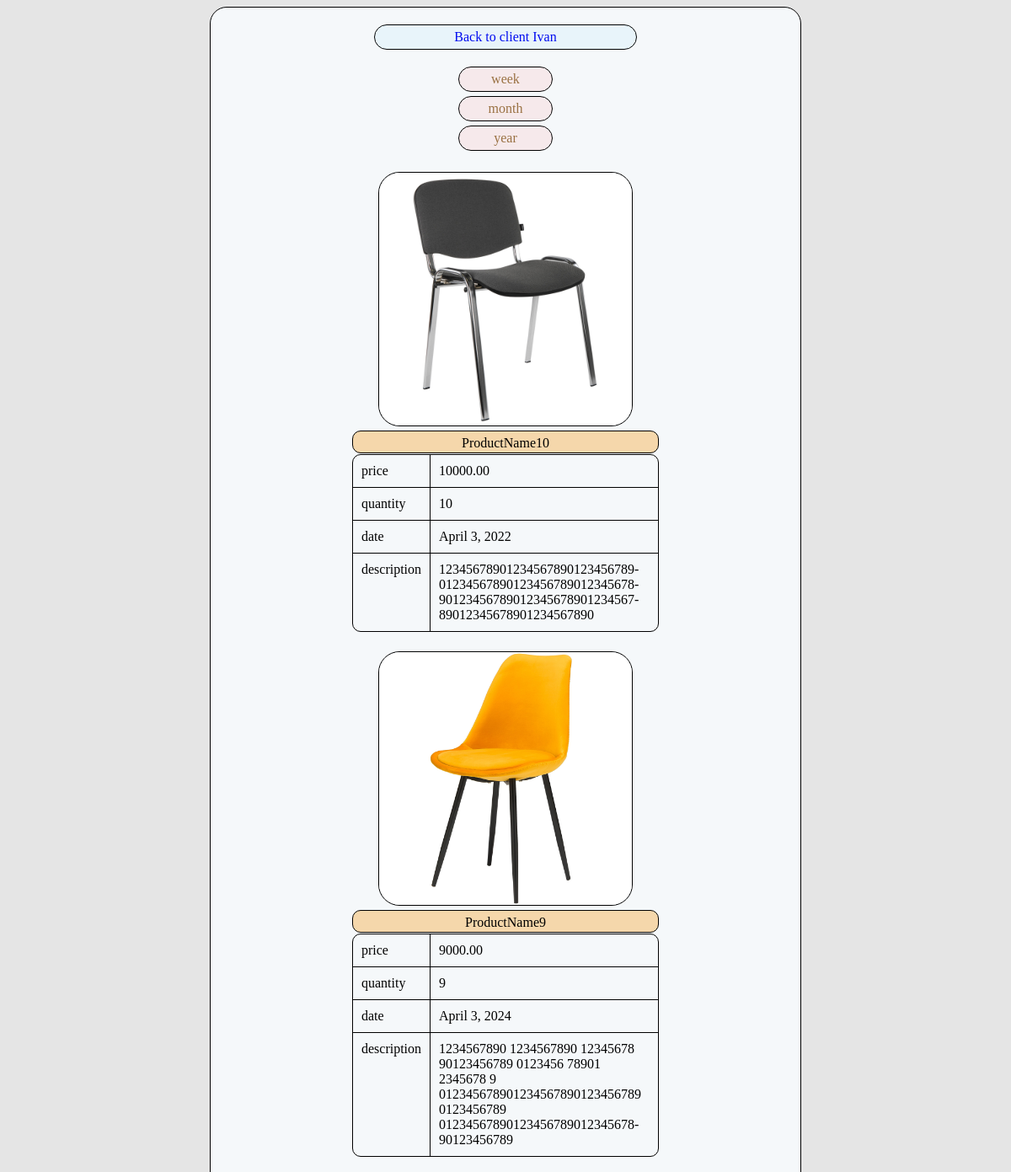
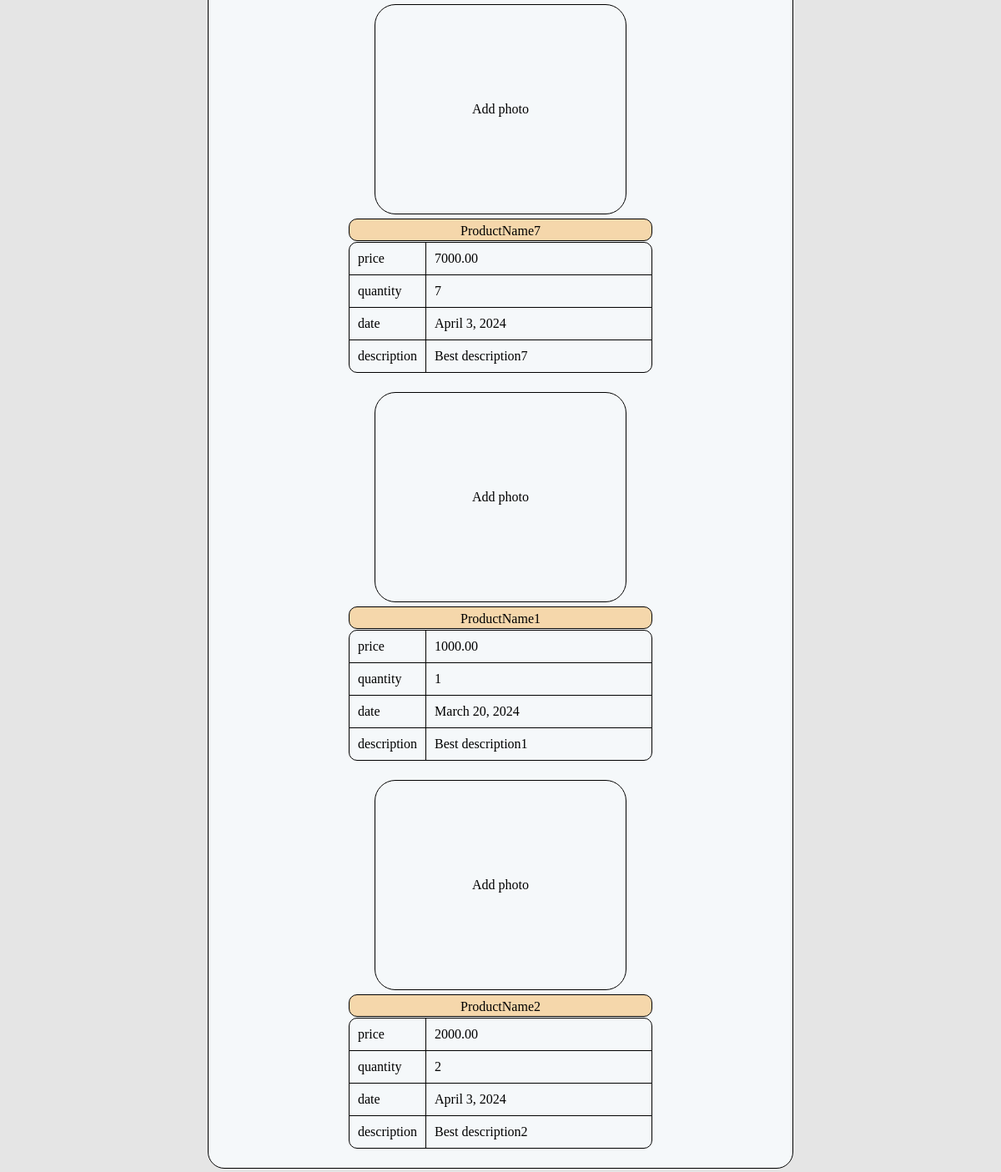
Page /client/75/products/all on the committed database (2 pictures, top to bottom).
### shopapp/models.py (models this page shows, shortened)
class Client(models.Model):
    name = models.CharField(max_length=20, blank=False)
    email = models.EmailField(blank=False)
    phone = models.CharField(max_length=20)
    address = models.CharField(max_length=100)
    date = models.DateField(default=now().date())

class Product(models.Model):
    name = models.CharField(max_length=50, blank=False)
    description = models.TextField()
    price = models.DecimalField(max_digits=10, decimal_places=2, blank=False)
    quantity = models.IntegerField()
    date = models.DateField(default=now().date())
    photo_id = models.IntegerField(null=True)
    def get_summary(self):
        text = self.description
        text_split = text.split()
        text_str = ""
        text_count = 0
        if len(text) > 30:
            for i in range(1, len(text_split)):
                if len(text_split[i-1]) > 30:
                    text_long = text_split[i-1]
                    while (len(text_long) > 30):
                        count = 29 - text_count
                        text_str += f"{text_long[:count]}-\n"
                        text_count = 0
                        text_long = text_long[count:]
                    text_str += text_long
                    text_count = len(text_long)
                else:
                    text_count += len(text_split[i-1])
                    text_str += text_split[i-1]
                if text_count + 1 + len(text_split[i]) > 30:
                    text_str +="\n"
                    text_count = 0
                else:
                    text_str += " "
                    text_count += 1
            if len(text_split[-1]) > 30:
                text_long = text_split[-1]
                while (len(text_long) > 30):
                    count = 29 - text_count
                    text_str += f"{text_long[:count]}-\n"
                    text_count = 0
                    text_long = text_long[count:]
                text_str += text_long
                text_count = len(text_long)
            elif text_count + 1 + len(text_split[-1]) > 30:
                text_str += f"\n{text_split[-1]}"
            else:
                text_str += text_split[-1]
        else:
            text_str = text
        return text_str
        print(text_str)
        return text_str

class Photo(models.Model):
    name = models.CharField(max_length=100)

### shopapp/views.py (the view)
# urls.py: path("client/<int:client_id>/products", views.client, name="client"),
def products(request, client_id, filter):
    time_filter = None
    filters = None
    if filter == "week":
        time_filter = relativedelta(weeks=1)
        filters = ["all", "month", "year"]
    elif filter == "month":
        time_filter = relativedelta(months=1)
        filters = ["all", "week", "year"]
    elif filter == "year":
        time_filter = relativedelta(years=1)
        filters = ["all", "week", "month"]
    products_list = []
    client = Client.objects.filter(pk=client_id).first()
    if filter == "all":
        orders = Order.objects.filter(client=client).all()
        for order in orders:
            for product in order.product.all():
                products_list.append(product)
        filters = ["week", "month", "year"]
    else:
        orders = Order.objects.filter(Q(client=client) & Q(date__gt=date.today()-time_filter)).all() #.filter(date__lt=date.today()-time_filter).all()
        for order in orders:
            for product in order.product.all():
                products_list.append(product)
    product_list_unique = []
    photos = Photo.objects.all()
    photos_id = []
    if photos:
        for photo in photos:
            photos_id.append(photo.id)
    for product in products_list:
        if product not in product_list_unique:
            product_list_unique.append(product)
    products_list_with_photo = []
    for product in product_list_unique:
        if photos_id:
            if product.photo_id in photos_id:
                photo_need = Photo.objects.filter(pk=product.photo_id).first()
                print(f"product: {product.id}, photo: {photo_need.name}")
                products_list_with_photo.append((product, photo_need))
            else:
                products_list_with_photo.append((product, None))
        else:
            products_list_with_photo.append((product, None))
    return render(request, "shopapp/products.html", {"filters": filters, "products": products_list_with_photo, "client": client})

### shopapp/templates/shopapp/products.html (shortened to what this page needs)
{% extends 'shopapp/base.html' %}
{% block content %}
<body class="body__products">
    <div class="container__products">
        <div class="dop__container">
            <div class="dop1__container">
                <div class="back__client">
                    <a class="button__back" href="{% url 'client' client.id %}">Back to client {{ client.name }}</a>
                </div>
            </div>
            <div class="dop2__container">
                <div class="filter2__container">
                    {% for filter in filters %}
                    <div class="filter__client">
                        <a class="button__client" href="{% url 'products' client.id filter %}">{{ filter }}</a>
                    </div>
                    {% endfor %}
                </div>
            </div>
            <div class="dop3__container">
                <div class="products__container">
                    {% for product, photo in products %}
                        <div class="dop4__container">
                            <div class="photo__container">
                                <img class="photo" src="{{ MEDIA_URL }}/media/{{ photo.name }}" onerror="this.style.visibility = 'hidden'">
                                <a class="photo__url" href="{% url 'photo_add' product.id %}"></a>
                            </div>
                        </div>
                        <div class="title__name">
                            {{ product.name }}
                        </div>
                        <table>
                            <tr><th>price</th><th class="right__column">{{ product.price }}</th></tr>
                            <tr><td>quantity</td><td class="right__column">{{ product.quantity }}</td></tr>
                            <tr><td>date</td><td class="right__column">{{ product.date }}</td></tr>
                            <tr><td class="last__td">description</td><td class="last__tdcolumn">{{ product.get_summary }}</td></tr>
                        </table>
                    {% endfor %}
                </div>
            </div>
        </div>
    </div>
</body>
{% endblock %}

### shopapp/templates/shopapp/base.html (shortened to what this page needs)
<!DOCTYPE html>
{% load static %}
<html lang="en">
<head>
    <link rel="stylesheet" href="{% static 'css/stylesheet.css'%}" type="text/css">
</head>
    {% block content %}{% endblock %}
</html>

### static/css/stylesheet.css (style rules this page uses)
.filter__client { display: flex; position: relative; align-items: center; justify-content: center; align: center; width: 100px; padding: 5px 5px; border: 1px solid; border-radius: 15px; }
.button__client { color: #947847; border: 1px; text-decoration: none; }
.button__client:before { content: ''; position: absolute; display: block; top: 0px; left: 0px; width: 100%; height: 100%; border-radius: 15px; background: rgba(255, 0, 0, 0.06);//цвет убрать }
.body__products { display: flex; align-items: center; justify-content: center; background: #e5e5e5; }
.container__products { position: relative; display: flex; align-items: center; justify-content: center; width: 700px; height: auto+100px; border: 1px solid; background: #f5f8fa; border-radius: 20px; }
.filter2__container { position: relative; }
.products__container { display: block; position: relative; align-items: center; justify-content: center; }
.dop__container { display: block; align-items: center; justify-content: center; }
.dop1__container { display: flex; align-items: center; justify-content: center; padding: 20px 0 0 0; }
.dop2__container { display: flex; align-items: center; justify-content: center; padding: 20px 0 20px 0; }
.dop3__container { display: flex; align-items: center; justify-content: center; padding: 0 0 0 0; }
.dop4__container { position: relative; display: flex; align-items: center; justify-content: center; padding: 0 0 5px 0; }
.photo__container { width: 300px; min-height: 250px; display: flex; align-items: center; justify-content: center; border: 1px solid; border-radius: 25px; z-index: 999; }
.photo__container:before { content: "Add photo"; position: absolute; display: flex; }
.photo { width: 100%; min-height: 250px; position: relative; border-radius: 25px; text-align: center; text-margin: 100px; }
.photo__url { position: absolute; width: 100%; height: 100%; }
.photo__url:before { content: ''; position: absolute; display: block; top: 0px; left: 0px; width: 100%; height: 100%; border-radius: 25px; }
.title__name { text-align: center; border: 1px solid; border-radius: 10px; background: #f5d7ab; padding: 5px 0 2px 0; }
table { border-spacing: 0px; border-collapse: collapse; border-radius: 10px; border: 1px solid; display: block; }
th { text-align: left; font-weight: normal; padding: 10px 10px; border-bottom: 1px solid; border-left: 1px solid; border-right: 1px solid; border-top: 0px solid; }
th:first-child { border-left: 0px solid; border-top-left-radius: 5px; }
th:last-child { border-right: 0px solid; border-top-right-radius: 5px; }
td { vertical-align: top; padding: 10px 10px; border-bottom: 1px solid; border-left: 1px solid; border-right: 1px solid; border-top: 1px solid; }
td:first-child { border-left: 0px solid; }
td:last-child { border-right: 0px solid; }
.last__td { border-bottom: 0px solid; }
tr:last-child td:first-child { border-bottom-left-radius: 5px; }
tr:last-child td:last-child { border-bottom-right-radius: 5px; }
.last__tdcolumn { width: 250px; border-bottom: 0px solid; }
.back__client { display: flex; position: relative; align-items: center; justify-content: center; align: center; width: 300px; padding: 5px 5px; border: 1px solid; border-radius: 15px; }
.button__back { border: 1px; text-decoration: none; }
.button__back:before { content: ''; position: absolute; display: block; top: 0px; left: 0px; width: 100%; height: 100%; border-radius: 15px; background: rgba(26, 176, 240, 0.06);//цвет убрать }

### rows in the picture
Client: name "Ivan"
Product: name (picture), name "ProductName10", price "10000.00", quantity "10", date "April 3, 2022", get_summary "12345678901234567890123456789- 01234567890123456789012345678- 90123456789012345678901234567- 89012345678901234567890"
Product: name (picture), name "ProductName9", price "9000.00", quantity "9", date "April 3, 2024", get_summary "1234567890 1234567890 12345678 90123456789 0123456 78901 2345678 9 012345678901234567890123456789 0123456789 01234567890123456789012345678- 90123456789"
Product: name "ProductName7", price "7000.00", quantity "7", date "April 3, 2024", get_summary "Best description7"
Product: name "ProductName1", price "1000.00", quantity "1", date "March 20, 2024", get_summary "Best description1"
Product: name "ProductName2", price "2000.00", quantity "2", date "April 3, 2024", get_summary "Best description2"

### other values in the picture
{{ filter }} "week" "month" "year"
